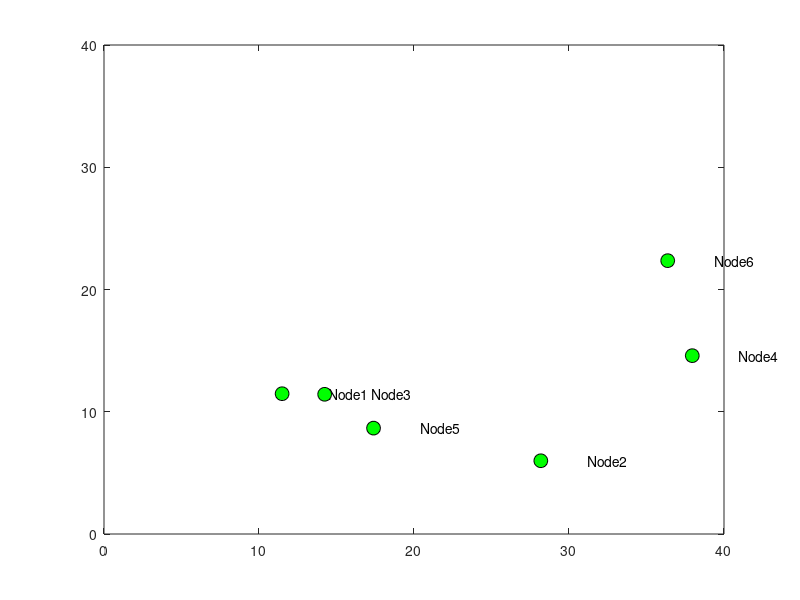

Source code (MATLAB): (Note: this script raises an error after producing the figure.)
close all; clear all; clc;
% Localization initialization
Length=40; % area space, unit: meter
Width=40;  % area space, unit: meter
global NUM_NODE;
NUM_NODE=6; % number of total nodes
beacon_ratio=0.5; 
TRANS_RANGE=20;       % transmission range 20 meters
global STAGE_NUMBER;
STAGE_NUMBER=20;      % number of stages
global STD_INITIAL;
STD_INITIAL = 10000;   % initial std for unknown
global COV_INITIAL;
COV_INITIAL = [STD_INITIAL^2 0; 0 STD_INITIAL^2];   % initial cov for unknown

global Node;
% set nodes coordinates, est coordinates, attribute,time scheduling and 
% intial std
for i=1:NUM_NODE
    Node(i).pos = [Width*rand;Length*rand]; % node i position, 2 by 1 matrix [x;y]
    Node(i).id = i;         % node ID
    Node(i).sched=rand;    % time scheduling of the system, set to random
    if (i <= NUM_NODE*beacon_ratio) % beacon
        Node(i).est_pos = Node(i).pos;
        Node(i).cov=[0 0;0 0]; 
        Node(i).std=0;
        Node(i).attri = 'beacon';
    else                            % unknown
        Node(i).est_pos = [0;0];
        Node(i).cov=COV_INITIAL;
        Node(i).std=STD_INITIAL;
        Node(i).attri = 'unknown';
    end
end

%{
% Example topology
Node(1).pos = [20;36.8];
Node(1).est_pos = Node(1).pos;
Node(2).pos = [7.2;9.2];
Node(2).est_pos = Node(2).pos;
Node(3).pos = [36;8.8];
Node(3).est_pos = Node(3).pos;
Node(4).pos = [23.2;26.4];
Node(5).pos = [14.4;16.8];
Node(6).pos = [30;14.8];
%}

%{
% Example 2 topology
Node(1).pos = [6.84192070101789;37.5423145732737];
Node(1).est_pos = Node(1).pos;
Node(2).pos = [17.6253872304336;37.6767572124513];
Node(2).est_pos = Node(2).pos;
Node(3).pos = [18.0778283704154;33.5878968287868];
Node(3).est_pos = Node(3).pos;
Node(4).pos = [22.1554826316510;27.2026212033344];
%Node(5).pos = [9.57162424774182;23.1569396983637];
%Node(6).pos = [16.2710704086090;4.50460564100187];
%}

% take a look at the generated topology
figure
hold on;box on;axis([0 Length 0 Width]); %the frame of the plot
 for i=1:NUM_NODE
    h1=plot(Node(i).pos(1),Node(i).pos(2),'ko','MarkerFace','g','MarkerSize',10);
    text(Node(i).pos(1)+3,Node(i).pos(2),strcat('Node',num2str(i)));
 end
 
%calculate neighbor array
for i=1:NUM_NODE
    Node(i).neighbor = []; %initialize the neighbor array
    tmp_array = [1:NUM_NODE];
    tmp_array(tmp_array==i)=[]; % delete node i itself
    for j=tmp_array
        if DIST(Node(i),Node(j))<=TRANS_RANGE
            Node(i).neighbor = [Node(i).neighbor j];
            % draw a line between neighbor nodes on the plot
            line([Node(i).pos(1),Node(j).pos(1)],[Node(i).pos(2),Node(j).pos(2)],'Color','k'); 
        end
    end
end

kick_loc;

